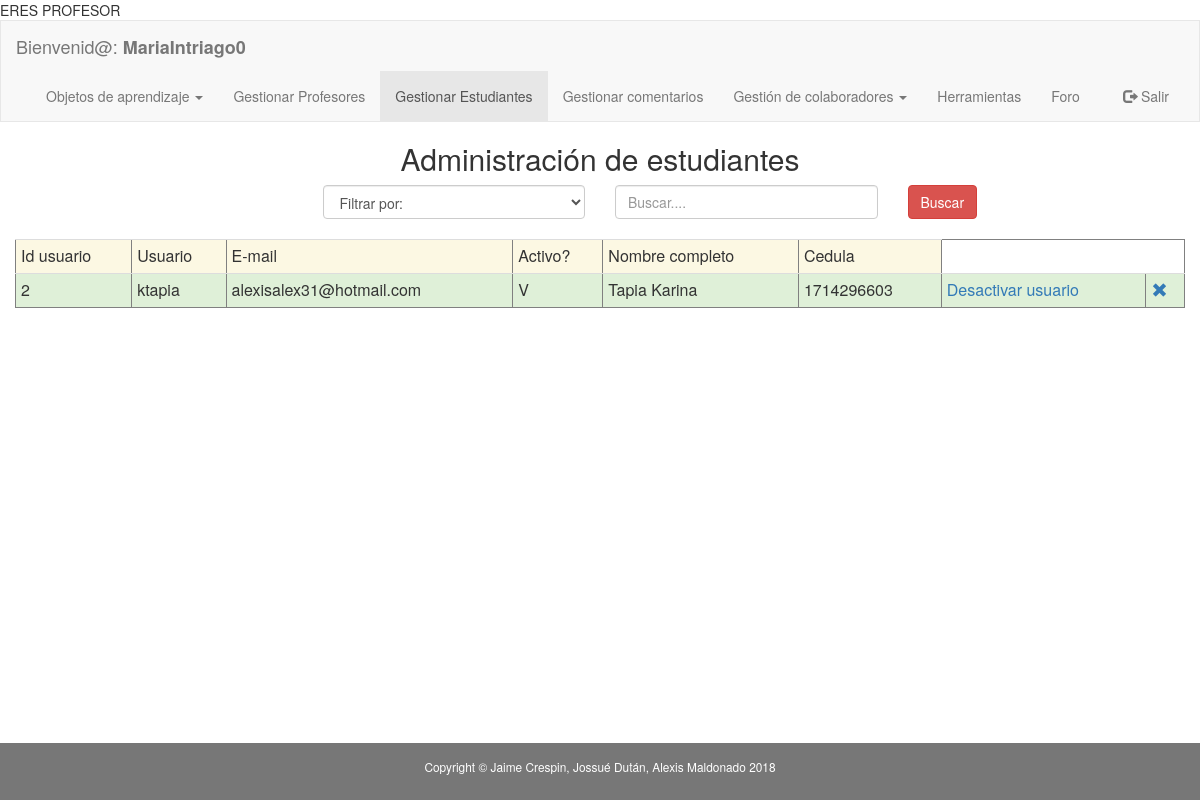
/sgoa/aplicacion/modulos_administrador/adm_buscar_estudiantes.php (signed in), run on an earlier commit of the app's database.
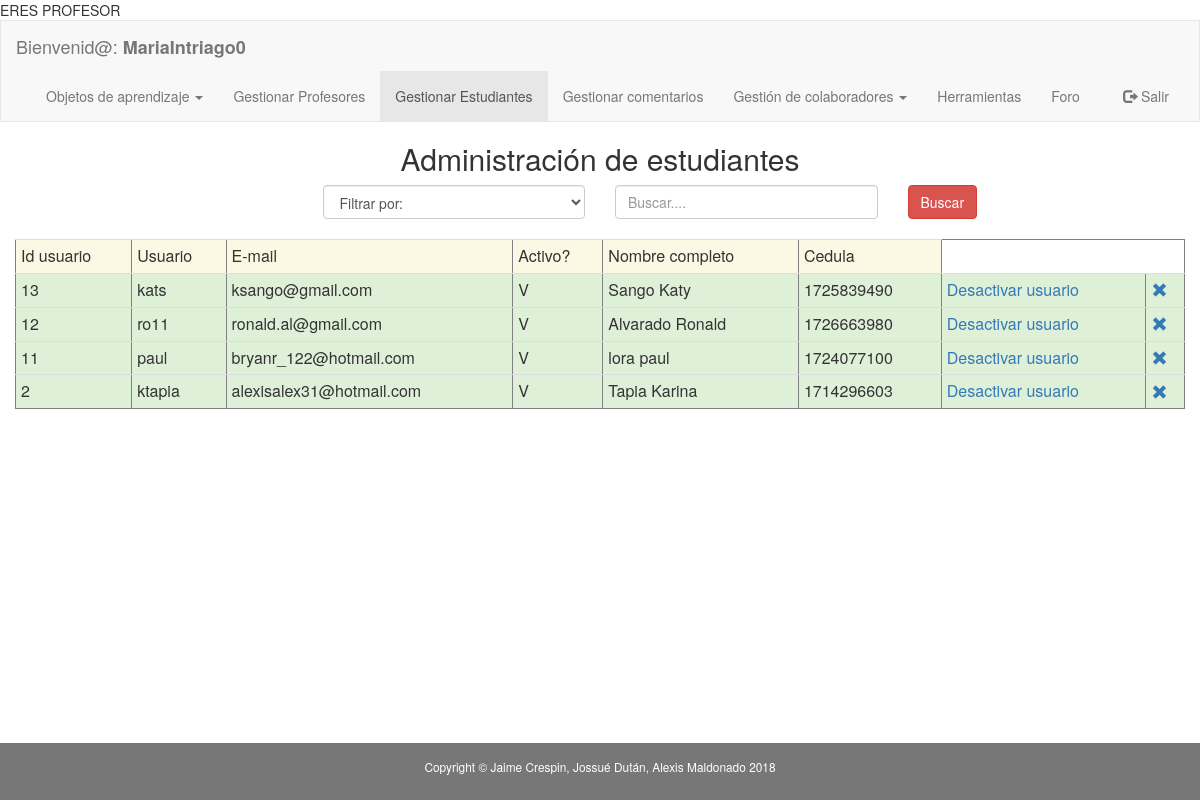
And on a later commit of the database.
### tables this page shows
CREATE TABLE `estudiante` (
  `idestudiante` int(11) NOT NULL,
  `ci` varchar(45) DEFAULT NULL,
  `nombres` varchar(45) DEFAULT NULL,
  `apellidos` varchar(45) DEFAULT NULL,
  `carrera` varchar(45) DEFAULT NULL,
  `id_facultad` int(11) DEFAULT NULL,
  `mail` varchar(45) DEFAULT NULL,
  `id_usuario` int(11) DEFAULT NULL,
  `fecha_nacimiento` varchar(45) DEFAULT NULL,
  `genero` varchar(1) DEFAULT NULL,
  `ciudad` varchar(10) DEFAULT NULL,
  `domicilio` varchar(60) DEFAULT NULL,
  `celular` varchar(15) DEFAULT NULL,
  `convencional` varchar(15) DEFAULT NULL
);

CREATE TABLE `usuario` (
  `idUsuario` int(11) NOT NULL,
  `usuario` varchar(45) DEFAULT NULL,
  `contrasenia` varchar(45) DEFAULT NULL,
  `tipo_usuario` varchar(3) DEFAULT NULL,
  `activo` varchar(1) DEFAULT NULL,
  `foto` varchar(45) DEFAULT ''
);

### sgoa/aplicacion/modulos_administrador/adm_buscar_estudiantes.php (the view, shortened to what this page needs)
<!DOCTYPE html PUBLIC "-//W3C//DTD XHTML 1.0 Transitional//EN" "http://www.w3.org/TR/xhtml1/DTD/xhtml1-transitional.dtd">
<html xmlns="http://www.w3.org/1999/xhtml" lang="es">
    <head>
        <link rel="stylesheet" href="../../plugins/bootstrap/css/bootstrap.min.css"></link>
    </head>
    <body>
        <?php include './navbar_adm_estudiantes.php';?>
        <div class="container-fluid text-center">
            <div class="row content">
                <div class="col-sm-12 text-center">
                    <h2> Administración de estudiantes</h2>
                    <form onsubmit="return validar_busqueda_cedula()" action="../modulos_administrador/adm_ejecutar_buscar_estudiantes.php" method="post" enctype="multipart/form-data">
                        <div class="col-md-3">
                        </div>
                        <div class="col-md-3 text-left ">
                            <select class= "form-control" name="tipo_criterio" dir="ltr" required id="select_criterio">
                                <option value="">Filtrar por:</option>
                            </select></br>
                        </div>
                        <div class="col-md-3 text-center">
                            <input type="text" class="form-control" id="criterio_busqueda" placeholder="Buscar...." name="criterio_busqueda" required></br>
                        </div>
                        <div class="col-md-3 text-left">
                            <button id="registrar" type="submit" class="btn btn-danger">Buscar</button>
                        </div>
                    </form>
                    <?php
                    $statement = ("select u.*,e.nombres, e.apellidos, e.ci, e.mail from usuario as u, estudiante as e where u.idUsuario=e.id_usuario order by activo");
                    $conexion = new Conexion();
                    $consulta = $conexion->prepare($statement);
                    $consulta->setFetchMode(PDO::FETCH_ASSOC);
                    $consulta->execute();
                    echo '<table border ="1|1" class="table table-condensed";>';
                    echo '<tr class="warning">';
                    echo '<td>Id usuario</td>';
                    echo '<td>Usuario</td>';
                    echo '<td>E-mail</td>';
                    echo '<td>Activo?</td>';
                    echo '<td>Nombre completo</td>';
                    echo '<td>Cedula</td>';
                    echo "</tr>";
                    if ($consulta->rowCount() != 0) {
                        while ($row = $consulta->fetch()) {
                            echo '<tr class="success">';
                            echo '<td>' . $row['idUsuario'] . '</td>';
                            echo '<td>' . $row['usuario'] . '</td>';
                            echo '<td>' . $row['mail'] . '</td>';
                            echo '<td>' . $row['activo'] . '</td>';
                            echo '<td>' . $row['apellidos'] . '  ' . $row['nombres'] . '</td>';
                            echo '<td>' . $row['ci'].'</td>';
                            if ($row['activo'] == 'V') {
                                echo '<td><a href="adm_buscar_estudiantes.php?id=' . $row['idUsuario'] . '&id_gestion=1">Desactivar usuario</a></td>';
                            } else {
                                echo '<td><a href="adm_buscar_estudiantes.php?id=' . $row['idUsuario'] . '&id_gestion=2">Activar usuario</a></td>';
                            }
                            echo "<td><a onClick=\"javascript: return confirm('Realmente desea eliminar el estudiante seleccionado?');\" href='adm_buscar_estudiantes.php?id=" . $row['idUsuario'] . "&id_gestion=3'><span class='glyphicon glyphicon-remove'></a></td>";
                            echo '</tr>';
                        }
                    }
                    echo '</table>';
                    ?>
                </div>
            </div>
        </div></br></br></br>
        <footer class="label-default container-fluid text-center">
            <p class="copyright small">Copyright &copy; Jaime Crespin, Jossué Dután, Alexis Maldonado 2018</p>
        </footer>
    </body>
</html>

### sgoa/aplicacion/modulos_administrador/navbar_adm_estudiantes.php (shortened to what this page needs)
<nav class="navbar navbar-default">
    <div class="container-fluid">
        <div class="navbar-header">
            <a class="navbar-brand" href="#">Bienvenid@: <strong><?php echo $_SESSION['usuario'] ?></strong></a>
        </div>
        <div class="collapse navbar-collapse" id="myNavbar">
            <ul class="nav navbar-nav">
                <li class="dropdown">
                    <a class="dropdown-toggle" data-toggle="dropdown" href="#">Objetos de aprendizaje
                        <span class="caret"></span></a>
                </li>
                <li><a href="adm_buscar_profesores.php">Gestionar Profesores</a></li>
                <li class="active"><a href="adm_buscar_estudiantes.php">Gestionar Estudiantes</a></li>
                <li><a href="adm_comentarios_todos.php">Gestionar comentarios</a></li>
                <li class="dropdown">
                    <a class="dropdown-toggle" data-toggle="dropdown" href="#">Gestión de colaboradores
                        <span class="caret"></span></a>
                </li>
                <li><a href="adm_herramientas.php">Herramientas</a></li>
                <li><a href="../modulos_comunes/modulo_foro/index.php">Foro</a></li>
            </ul>
            <ul class="nav navbar-nav navbar-right">
                <li><a href="../../aplicacion/desconectar_sesion.php"><span class="glyphicon glyphicon-log-out"></span> Salir</a></li>
            </ul>
        </div>
    </div>
</nav>

### sgoa/aplicacion/modulos_administrador/adm_buscar_estudiantes.php (style rules this page uses)
.navbar { margin-bottom: 0; border-radius: 0; }
.row.content { height: 390px }
html { min-height: 100%; position: relative; }
body { margin:0; margin-bottom: 40px; }
footer { background-color: #555; color: white; padding: 15px; position: absolute; bottom: 0; width: 100%; }
.table > tbody > tr > td { vertical-align: middle; }

What changed in the data, as far as the page shows it:
added estudiante: id_usuario.idUsuario "13", id_usuario.usuario "kats", mail "ksango@gmail.com", id_usuario.activo "V", apellidos "Sango", nombres "Katy", ci "1725839490"
added estudiante: id_usuario.idUsuario "12", id_usuario.usuario "ro11", mail "ronald.al@gmail.com", id_usuario.activo "V", apellidos "Alvarado", nombres "Ronald", ci "1726663980"
added estudiante: id_usuario.idUsuario "11", id_usuario.usuario "paul", mail "bryanr_122@hotmail.com", id_usuario.activo "V", apellidos "lora", nombres "paul", ci "1724077100"
